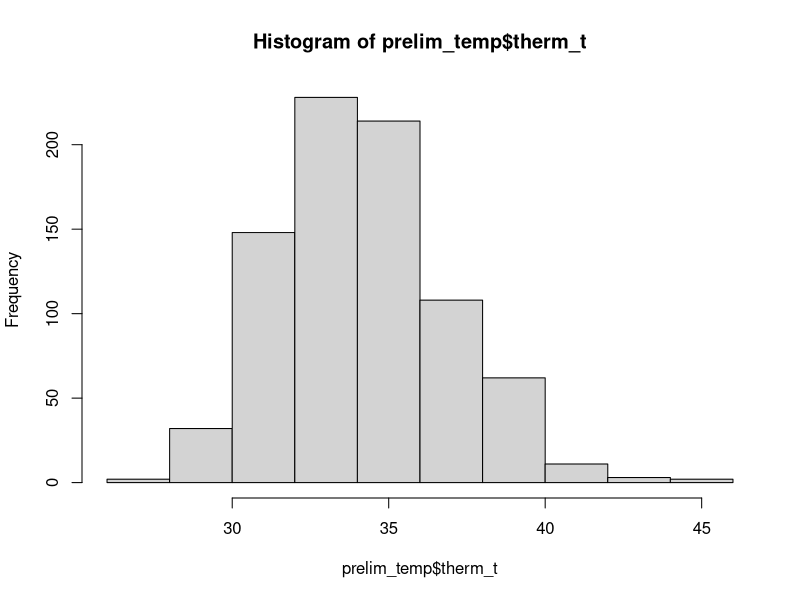
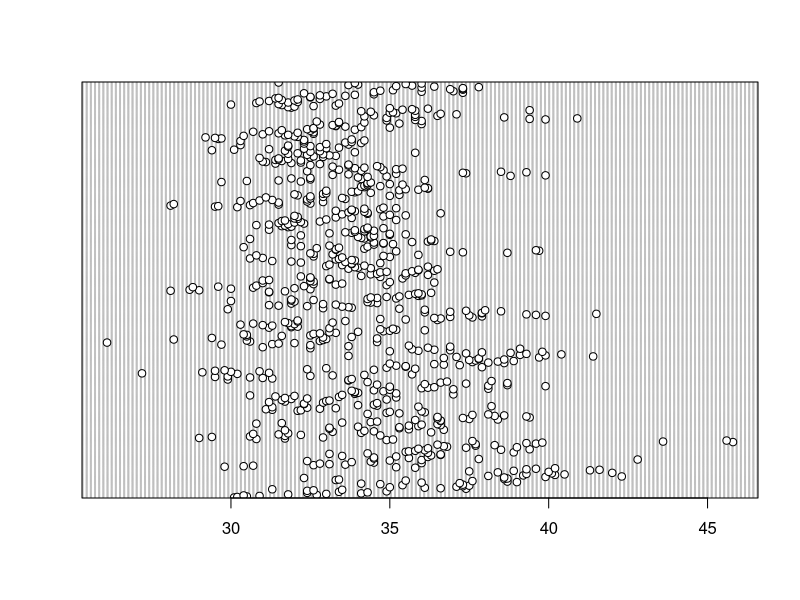
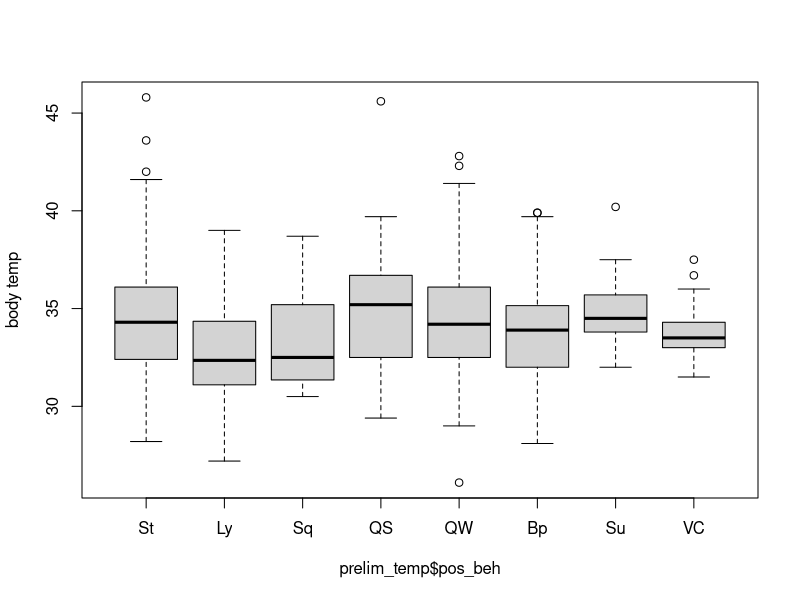
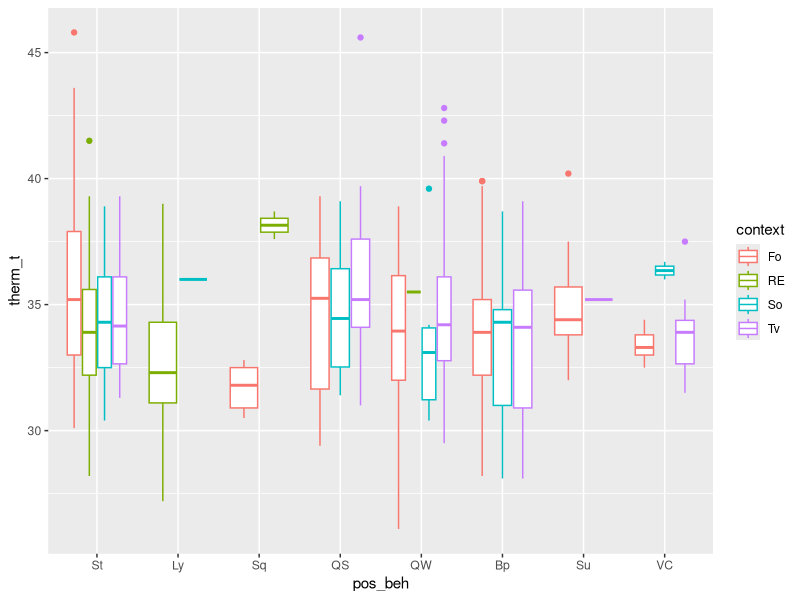
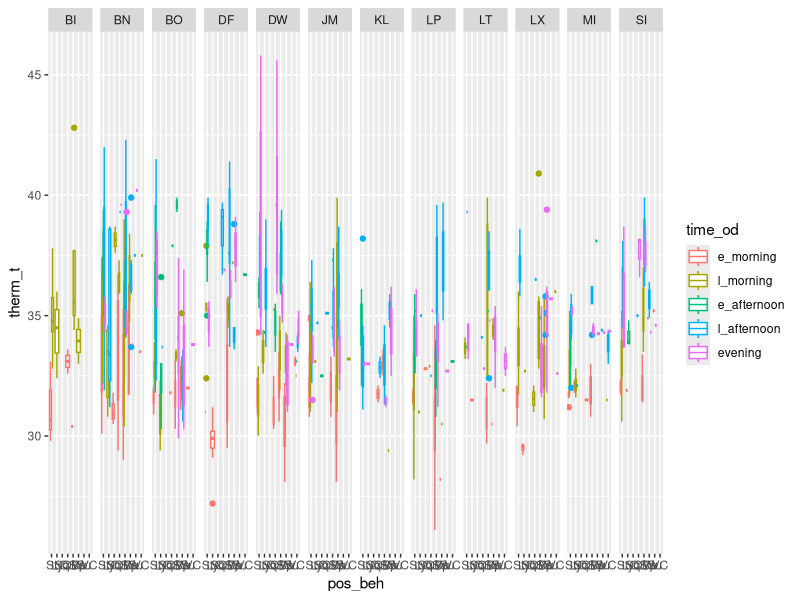
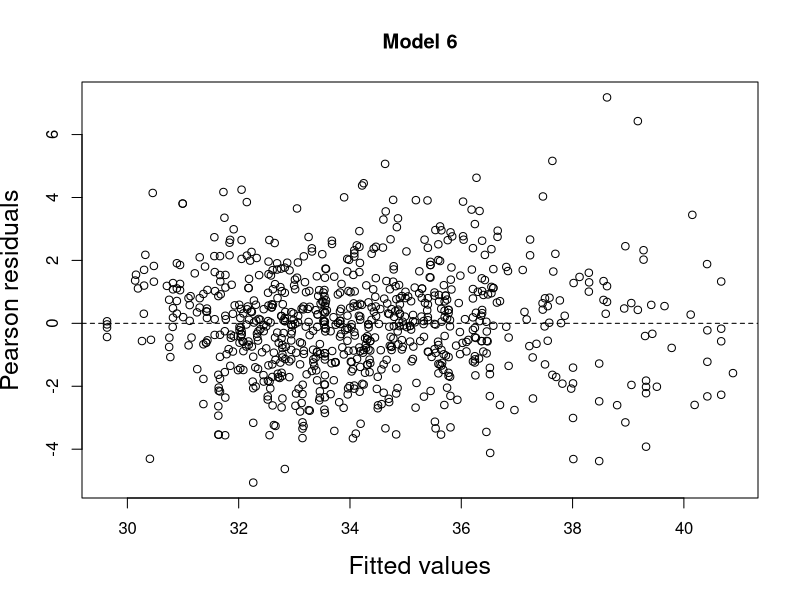
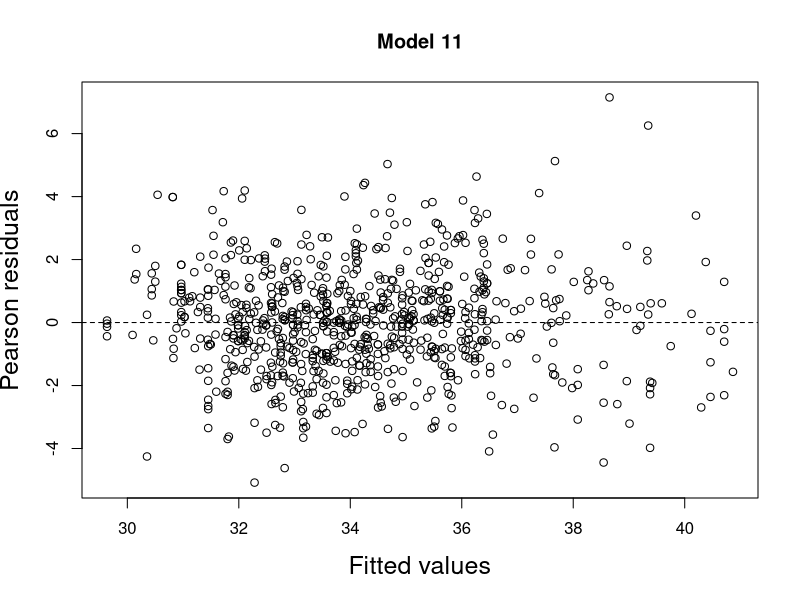
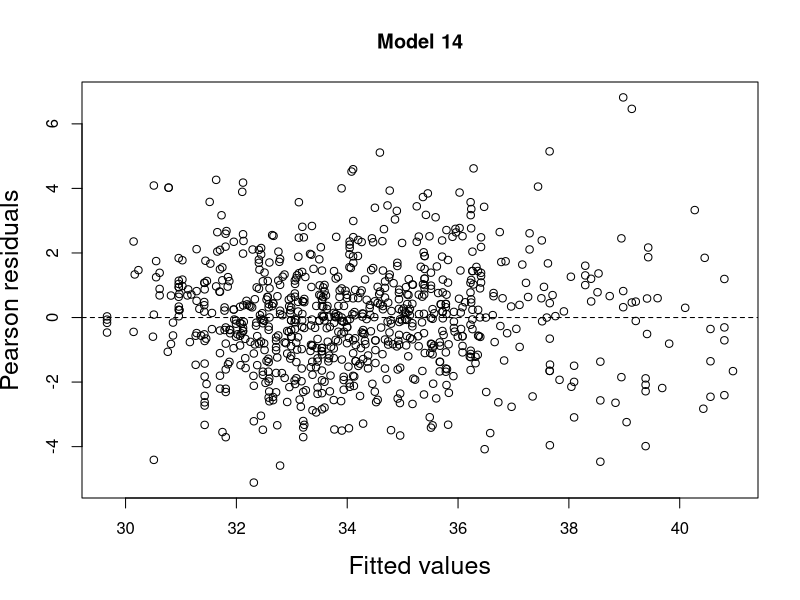

R code for these plots, in order:
# load libraries
library(tidyverse) 
library(readr) 
library(lubridate)
library(magrittr)
library(ggplot2)
library(car)
library(emmeans)
library(lme4)

#read in data
prelim_tidy <- read_csv("_data/_tidy/prelim_data_tidycols.csv")
View(prelim_tidy)

bipedal_data <- read_csv("_summary/bipedal_table.csv")
View(bipedal_data)

#Omit any missing values:
summary(is.na(prelim_tidy))

prelim_temp<-na.omit(prelim_tidy)
View(prelim_temp)

#Combine positional behaviors into smaller categories
# suspensory = Cb, Br & QM
#Vertical climb and cling together
prelim_temp$pos_beh[prelim_temp$pos_beh == "Cb"] <- "Su"
prelim_temp$pos_beh[prelim_temp$pos_beh == "Br"] <- "Su"
prelim_temp$pos_beh[prelim_temp$pos_beh == "QM"] <- "Su"
prelim_temp$pos_beh[prelim_temp$pos_beh == "Vci"] <- "VC"
prelim_temp$pos_beh[prelim_temp$pos_beh == "Abp"] <- "Bp"
prelim_temp$pos_beh[prelim_temp$pos_beh == "BpS"] <- "Bp"
prelim_temp$pos_beh[prelim_temp$pos_beh == "BpW"] <- "Bp"

############
##re-order levels
prelim_temp$time_od <- factor(prelim_temp$time_od, levels = c("e_morning", "l_morning", "e_afternoon", "l_afternoon", "evening"))
prelim_temp$pos_beh <- factor(prelim_temp$pos_beh, levels = c("St","Ly", "Sq", "QS", "QW", "Bp", "Su", "VC"))

##change to factor & numeric
factor_cols <- c("pos_beh","context", "substrate", "hab_type", "individual")
numeric_cols <- c("sun", "therm_t", "t_lo", "t_hi", "amb_t")

prelim_temp[factor_cols] <- lapply(prelim_temp[factor_cols], as.factor)

prelim_temp[numeric_cols] <- lapply(prelim_temp[numeric_cols], as.numeric)


###
hist(prelim_temp$therm_t)
dotchart(prelim_temp$therm_t)
boxplot(prelim_temp$therm_t ~ prelim_temp$pos_beh,  ylab="body temp")

# Plot response against each predictor and random effect. 
ggplot(prelim_temp, aes(pos_beh, therm_t, color=context))+
  geom_boxplot()

ggplot(prelim_temp, aes(pos_beh, therm_t, color=time_od))+
  geom_boxplot()+
  facet_grid(.~individual)

##
with(prelim_temp, table(pos_beh, hab_type))
with(prelim_temp, table(pos_beh, time_od))
with(prelim_temp, table(pos_beh, hab_type, time_od))

## choosing models
##GLMER

### full model
therm_mod <- lmer(therm_t ~ pos_beh + amb_t + sun + date + hab_type + context + 
                     (1|individual) + pos_beh*hab_type + pos_beh*sun + amb_t*sun,
                     data = prelim_temp)

##minus pos_beh/sun interaction
therm_mod2 <- lmer(therm_t ~ pos_beh + amb_t + sun + date + hab_type + context + 
                    (1|individual) + pos_beh*hab_type + amb_t*sun,
                  data = prelim_temp)

##plus pos_beh*sun, minus pos_beh*hab_type
therm_mod3 <- lmer(therm_t ~ pos_beh + amb_t + sun + date + hab_type + context + 
                     (1|individual) + pos_beh*sun + amb_t*sun,
                   data = prelim_temp)

##minus interactions with pos_beh
therm_mod4 <- lmer(therm_t ~ pos_beh + amb_t + sun + date + hab_type + context + 
                    (1|individual) + amb_t*sun,
                  data = prelim_temp)

##minus amb_t interaction
therm_mod5 <- lmer(therm_t ~ pos_beh + amb_t + sun + date + hab_type + context + 
                     (1|individual) + pos_beh*sun,
                   data = prelim_temp)

##minus all interactions
therm_mod6 <- lmer(therm_t ~ pos_beh + amb_t + sun + date + hab_type + context + 
                     (1|individual),
                   data = prelim_temp)

####compare interaction models
AIC(therm_mod3, therm_mod4, therm_mod5, therm_mod6) ###lowest AIC is with no interaction (3244.383; DF: 20)
                                               ###second lowest is time_od*sun (3259.170, DF: 21)
                                               ###continue forward with amb_t*sun & no interactions
###############################################################
##amb_t*sun models
## minus context 
therm_mod7 <- lmer(therm_t ~ pos_beh + amb_t + sun + date + hab_type + 
                     (1|individual) + amb_t*sun,
                   data = prelim_temp)

##minus hab_type
therm_mod8 <- lmer(therm_t ~ pos_beh + amb_t + sun + date + context + 
                     (1|individual) + amb_t*sun,
                   data = prelim_temp)

##minus date
therm_mod9 <- lmer(therm_t ~ pos_beh + amb_t + sun + hab_type + context + 
                     (1|individual) + amb_t*sun,
                   data = prelim_temp)

##minus hab_type & context
therm_mod10 <- lmer(therm_t ~ pos_beh + amb_t + sun + date + 
                     (1|individual) + amb_t*sun,
                   data = prelim_temp)
###Compare models
AIC(therm_mod7, therm_mod8, therm_mod9, therm_mod10) ##model 7 and 10 are lowest (3251.671 & 3246.007, resp.)
                                      ##model 8 isn't far off, though, (3252.598) 
                                 ##and it may be important to include context

###############################################################################
###no interactions
## minus context 
therm_mod11 <- lmer(therm_t ~ pos_beh + amb_t + sun + date + hab_type + 
                     (1|individual), data = prelim_temp)

##minus hab_type
therm_mod12 <- lmer(therm_t ~ pos_beh + amb_t + sun + date + context + 
                     (1|individual), data = prelim_temp)

##minus date
therm_mod13 <- lmer(therm_t ~ pos_beh + amb_t + sun + hab_type + context + 
                     (1|individual), data = prelim_temp)

##minus hab_type & context
therm_mod14 <- lmer(therm_t ~ pos_beh + amb_t + sun + date + 
                      (1|individual), data = prelim_temp)

###Compare models
AIC(therm_mod11, therm_mod12, therm_mod13, therm_mod14) ##models 11 and 14 are lowest (3236.897 & 3231.295, resp.)

###compare between types of models
AIC(therm_mod4, therm_mod6, therm_mod7, therm_mod10, therm_mod8, therm_mod11, therm_mod14)
        ##best models (11, 14, 6) exclude context and exclude interactions
        ##run a few more tests and include one with the interaction still (model 7)

### more comparison #########
anova(therm_mod6, therm_mod7) ##not nested, so can't run
anova(therm_mod6, therm_mod11) ##no signif
anova(therm_mod6, therm_mod14) ##no signif
anova(therm_mod11, therm_mod14) ##no signif
                          #####think I'll choose model 11 since it includes habitat type
                        ##### and it's AIC value is best (1416.906 vs. 1419.632 (model 14) & 1423.646 (model 6))

#####################################################################
#extract residuals 
###model 6
E1 <- resid(therm_mod6, type = "pearson")

#plot fitted vs residuals
F1 <- fitted(therm_mod6, type = "response")

plot(x = F1, 
     y = E1, 
     xlab = "Fitted values",
     ylab = "Pearson residuals", 
     main = "Model 6",
     cex.lab = 1.5)
abline(h = 0, lty = 2)

### model 11 ###########
E2 <- resid(therm_mod11, type = "pearson")

#plot fitted vs residuals
F2 <- fitted(therm_mod11, type = "response")

plot(x = F2, 
     y = E2, 
     xlab = "Fitted values",
     ylab = "Pearson residuals", 
     main = "Model 11",
     cex.lab = 1.5)
abline(h = 0, lty = 2)

### model 14 ###########
E3 <- resid(therm_mod14, type = "pearson")

#plot fitted vs residuals
F3 <- fitted(therm_mod14, type = "response")

plot(x = F3, 
     y = E3, 
     xlab = "Fitted values",
     ylab = "Pearson residuals", 
     main = "Model 14",
     cex.lab = 1.5)
abline(h = 0, lty = 2)

### model 7 ###########
E4 <- resid(therm_mod7, type = "pearson")

#plot fitted vs residuals
F4 <- fitted(therm_mod7, type = "response")

plot(x = F4, 
     y = E4, 
     xlab = "Fitted values",
     ylab = "Pearson residuals", 
     main = "Model 7",
     cex.lab = 1.5)
abline(h = 0, lty = 2)

### residual plots all seem relatively normal; cloud around horizontal axis, indicating a good fit
###################################################################
##Model 11 - includes pos_beh, amb_t, sun, date, hab_type and (1|individual) 
E2 <- resid(therm_mod11, type = "pearson")

#plot fitted vs residuals
F2 <- fitted(therm_mod11, type = "response")

plot(x = F2, 
     y = E2, 
     xlab = "Fitted values",
     ylab = "Pearson residuals", 
     main = "Model 11",
     cex.lab = 1.5)
abline(h = 0, lty = 2)

boxplot(E2 ~ pos_beh, data=prelim_temp) 
plot(E2 ~ amb_t, data=prelim_temp)
plot(x=prelim_temp$sun, y=E2)
boxplot(E2 ~ hab_type, data=prelim_temp)
plot(x=prelim_temp$date, y=E2)

model.matrix(therm_mod11)

##summary
summary(therm_mod11) 

##confidence intervals 
confint(therm_mod11) ##maybe I don't need habitat in there because none of the levels are significant

##model 14
summary(therm_mod14)
confint(therm_mod14)


##### OMIT OUTLIERS ###
prelim_temp2 <- prelim_temp
prelim_temp2$therm_t[prelim_temp2$therm_t >= 42] <- NA

View(prelim_temp2)

prelim_temp3<-na.omit(prelim_temp2)
View(prelim_temp3)

#Vertical climb and cling together
prelim_temp3$pos_beh[prelim_temp3$pos_beh == "Cb"] <- "Su"
prelim_temp3$pos_beh[prelim_temp3$pos_beh == "Br"] <- "Su"
prelim_temp3$pos_beh[prelim_temp3$pos_beh == "QM"] <- "Su"
prelim_temp3$pos_beh[prelim_temp3$pos_beh == "Vci"] <- "VC"
prelim_temp3$pos_beh[prelim_temp3$pos_beh == "Abp"] <- "Bp"
prelim_temp3$pos_beh[prelim_temp3$pos_beh == "BpS"] <- "Bp"
prelim_temp3$pos_beh[prelim_temp3$pos_beh == "BpW"] <- "Bp"

############
##re-order levels
prelim_temp3$time_od <- factor(prelim_temp3$time_od, levels = c("e_morning", "l_morning", "e_afternoon", "l_afternoon", "evening"))
prelim_temp3$pos_beh <- factor(prelim_temp3$pos_beh, levels = c("St","Ly", "Sq", "QS", "QW", "Bp", "Su", "VC"))

###change to factor & numeric
factor_cols <- c("pos_beh","context", "substrate", "hab_type", "individual")
numeric_cols <- c("sun", "therm_t", "t_lo", "t_hi", "amb_t")

prelim_temp3[factor_cols] <- lapply(prelim_temp3[factor_cols], as.factor)

prelim_temp3[numeric_cols] <- lapply(prelim_temp3[numeric_cols], as.numeric)

str(prelim_temp3)

###check model minus outliers
##model 11 with outliers
therm_mod11 <- lmer(therm_t ~ pos_beh + amb_t + sun + date + hab_type + 
                      (1|individual), data = prelim_temp)
summary(therm_mod11)
confint(therm_mod11)

##model minus outliers
mod_2 <- lmer(therm_t ~ pos_beh + amb_t + sun + date + hab_type + 
                (1|individual), data = prelim_temp3)
summary(mod_2)
confint(mod_2)


##plotting residuals
##model 11
E2 <- resid(therm_mod11, type = "pearson")

#plot fitted vs residuals
F2 <- fitted(therm_mod11, type = "response")

plot(x = F2, 
     y = E2, 
     xlab = "Fitted values",
     ylab = "Pearson residuals", 
     main = "Model 11",
     cex.lab = 1.5)
abline(h = 0, lty = 2)

##mod_2
E5 <- resid(mod_2, type = "pearson")

#plot fitted vs residuals
F5 <- fitted(mod_2, type = "response")

plot(x = F5, 
     y = E5,
     xlab = "Fitted values",
     ylab = "Pearson residuals", 
     main = "Model",
     cex.lab = 1.5)
abline(h = 0, lty = 2)

#HSR: post-hoc test to compare between levels of position behavior. Will want to do this in the analysis file not graphics file. 
library(emmeans)
emmeans(mod_2, list(pairwise ~ pos_beh), adjust = "tukey")
